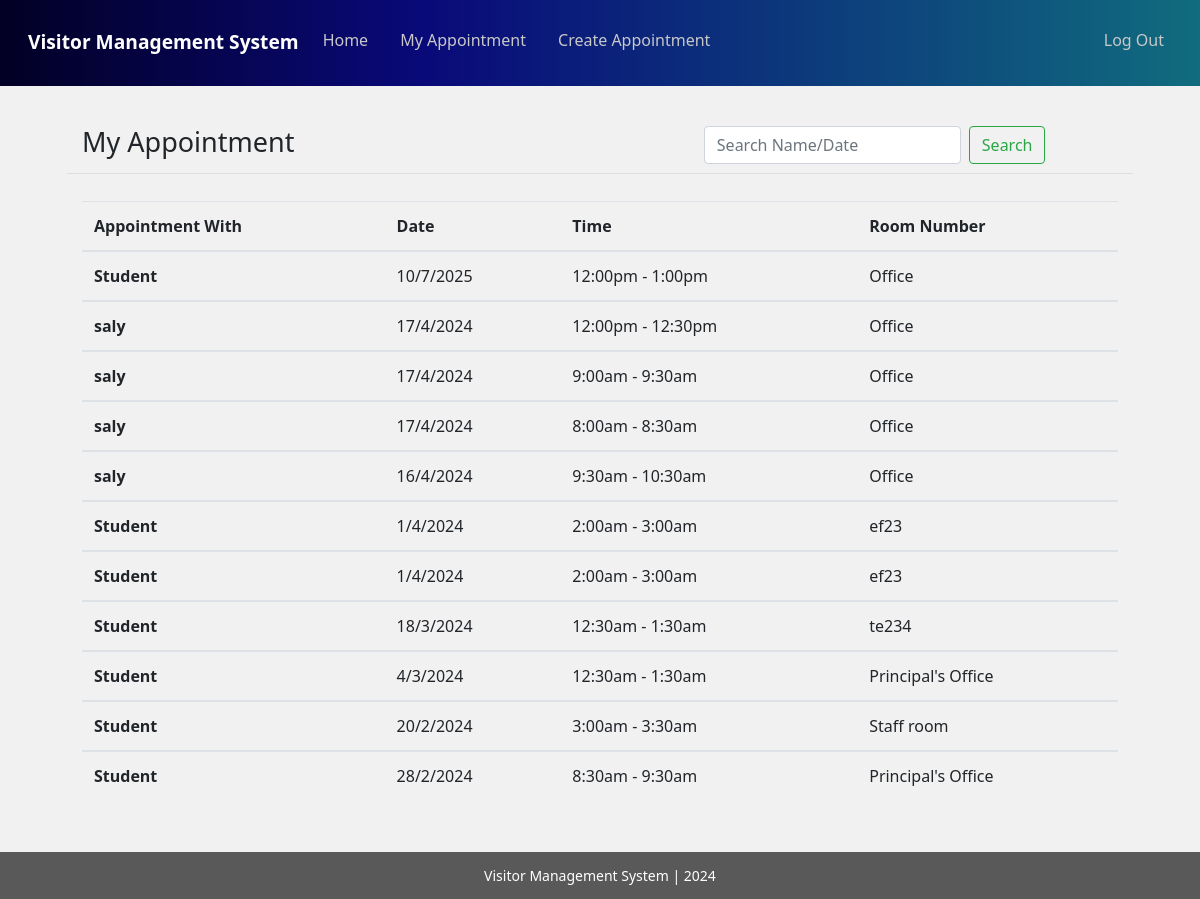
/teacher/my_appointment/ (signed in), run on an earlier commit of the app's database.
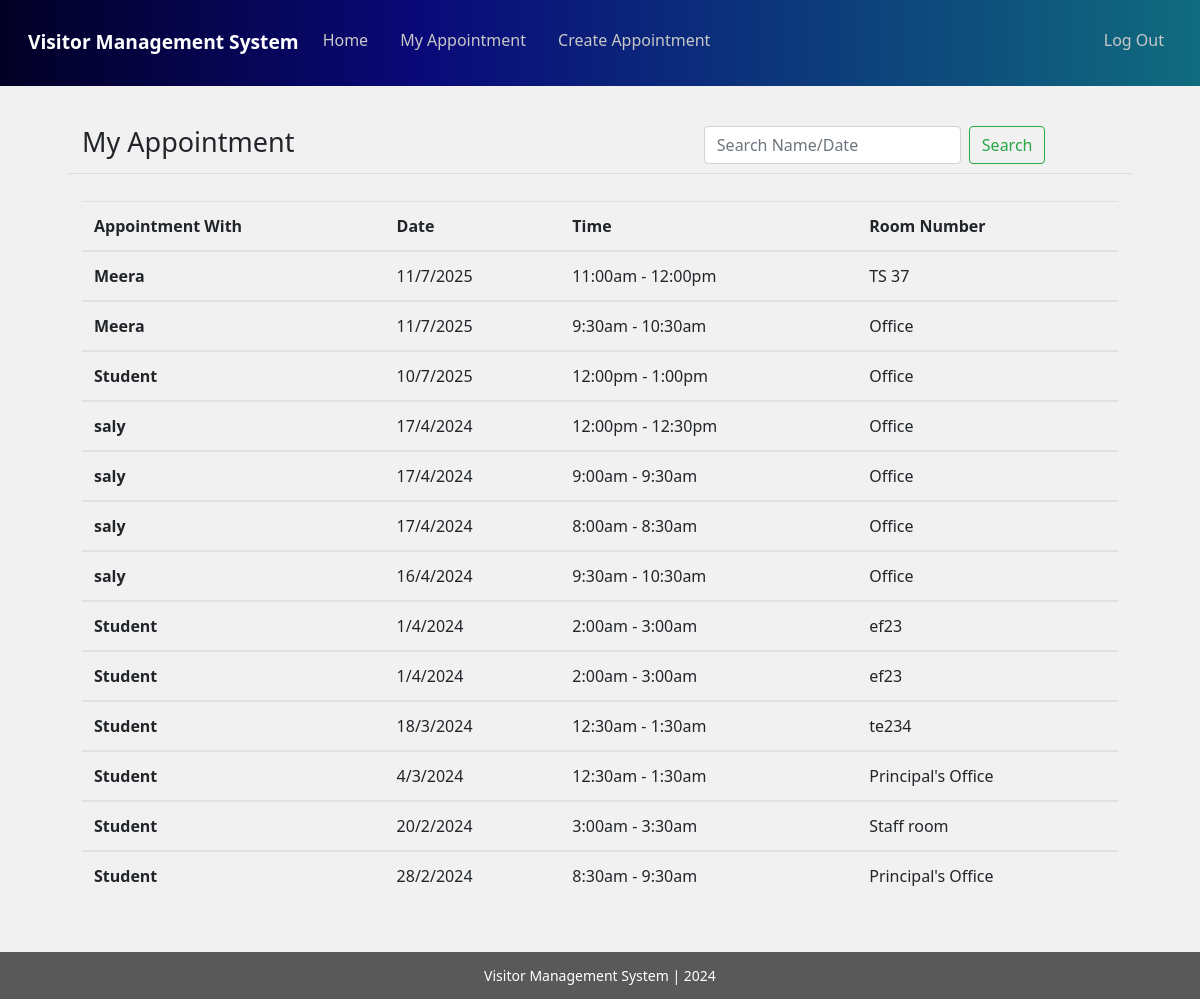
And on a later commit of the database.
### teacher/models.py (models this page shows, shortened)
class Appointment(models.Model):
	user=models.ForeignKey(settings.AUTH_USER_MODEL,blank=True, null=True,on_delete=models.DO_NOTHING)
	date=models.CharField(max_length=50)
	time_start=models.CharField(max_length=50)
	time_end=models.CharField(max_length=50)
	room_number=models.CharField(max_length=50)
	appointment_with=models.CharField(max_length=50,blank=True)
	update_time=models.DateField(auto_now=True, auto_now_add=False)
	frist_time=models.DateField(auto_now=False, auto_now_add=True)
	status=models.CharField(max_length=10, null=True)
	cancel_reason=models.TextField(blank=True)

### teacher/views.py (the view)
# urls.py: path('teacher/', include("teacher.urls")),
def teacher(request):#this section for my appointment
	group_name=Group.objects.all().filter(user = request.user)# get logget user grouped name
	group_name=str(group_name[0]) # convert to string
	if "Teacher" == group_name:
		user_name=request.user.get_username()#Getting Username
		appointment_list = Appointment.objects.all().order_by("-id").filter(user=request.user)
		q=request.GET.get("q")#search start
		if q:
			appointment_list=appointment_list.filter(appointment_with__icontains=q)
		else:
			appointment_list = appointment_list# search end
		appointments= {
		    "query": appointment_list,
		    "user_name":user_name
		}
		return render(request, 'teacher.html', appointments )
	else:
		return redirect('http://127.0.0.1:8000/')

### templates/teacher.html
{% extends 'common_teacher.html' %}
{% block common_teacher %}
   <div class="student">
           <div class="container">
          <div class="row min-height">
              <div class="col-sm-12">
                            <div class="row main_boder">
                                <div class="col-sm-7">
                                     <h3 class="appointmnet_list">My Appointment</h3>
                                </div>
                                <div class="col-sm-5">
                                      <form class="form-inline my-2 my-lg-0" method="GET" action="">
                                          <input class="form-control mr-sm-2" type="text" name="q" placeholder="Search Name/Date" placeholder="Search With Name" aria-label="Search">
                                          <button class="btn btn-outline-success my-2 my-sm-0" type="submit" value="Search">Search</button>
                                       </form>
                                </div>
                            </div>
                             <table class="table">
                                 <thead>
                                  <tr>
                                    <th scope="col">Appointment With</th>
                                    <th scope="col">Date</th>
                                    <th scope="col">Time</th>
                                    <th scope="col">Room Number</th>
                                  </tr>
                                </thead>{% for appoint in query %}
                                {% if appoint.appointment_with != '' %}
                                <tbody>
                                  <tr>
                                    <th scope="row">{{appoint.appointment_with}}</th>
                                          <td>{{appoint.date}}</td>
                                          <td>{{appoint.time_start}} - {{appoint.time_end}}</td>
                                          <td>{{appoint.room_number}}</td>
                                  </tr>{% endif %}
                                </tbody>{% endfor %}
                            </table>
              </div>
          </div>
      </div>
      </div>
      <div class="footer">
           <div class="container">
          <div class="row">
              <div class="col-sm-12">
                Visitor Management System | 2024
              </div>
          </div>
      </div>
      </div>
{% endblock common_teacher %}

### templates/common_teacher.html
{% extends 'common.html' %}
{% block body %}
   <div class="container ">
   	<div class="row studnet_nav">
   	             <div class="col-sm-8">
						     <ul class="nav nav-pills">
								<li class="nav-item">
									<p style="font-size: larger; font-weight: bold;">Visitor Management System </p>
								  </li>
								  <li class="nav-item">
								    <a class="nav-link" href='{% url "teacher_home"%}'>Home</a>
								  </li>
								  <li class="nav-item">
								    <a class="nav-link" href='{% url "teacher_appointment"%}'>My Appointment</a>
								  </li>
								  <li class="nav-item">
								    <a class="nav-link" href='{% url "teacher_appointment_list"%}'>Create Appointment</a>
								  </li>
							  </ul>
                  </div>
                 <div class="col-sm-4">
					     <ul class="nav nav-pills justify-content-end">
							  <li class="nav-item">
							    <a class="nav-link" href='{% url "logout"%}'>Log Out</a>
							  </li>
						  </ul>
	       		 </div>
	  </div>
    </div>
    {% block common_teacher %}
    {% endblock common_teacher %}
{% endblock %}

### templates/common.html (shortened to what this page needs)
{% load static %}
<!DOCTYPE html>
<html>
<head>
	<link rel="stylesheet" href="https://stackpath.bootstrapcdn.com/bootstrap/4.1.3/css/bootstrap.min.css">
    <link rel="stylesheet" href="https://use.fontawesome.com/releases/v5.3.1/css/all.css">
    <link rel="stylesheet" type="text/css" href="{% static 'css/style.css' %}">
	<link rel="stylesheet" type="text/css" href="{% static 'date/jquery.timepicker.css' %}" />
	<link rel="stylesheet" type="text/css" href="{% static 'date/bootstrap-datepicker.css' %}"/>
</head>
<body class="login">
	    {% block body %}
	    {% endblock %}
</body>
</html>

### static/css/style.css (style rules this page uses)
.container { max-width: unset; }
.login { background-image: url(image/background.jpg); background-size: cover; }
.row.studnet_nav { background: hsl(0, 0%, 16%); PADDING: 5PX; }
.row.studnet_nav { background: rgb(2,0,36); background: linear-gradient(90deg, rgba(2,0,36,1) 0%, rgba(9,9,121,1) 35%, rgba(16,108,126,1) 100%); color: white; padding-top: 20px; }
h3.appointmnet_list { padding: 19px 0px 10px 0px; font-weight: normal; font-size: 27px; }
.student .row { background: #f1f1f1; }
body { font-family: 'Segoe UI', Tahoma, Geneva, Verdana, sans-serif; }
.footer .row { background: #595959; text-align: center; font-size: 14px; color: white; padding: 13px; }
li.nav-item p { padding: 8px; }
h3.appointmnet_list { padding: 19px 0px 6px 0px; margin-bottom: 27px; font-weight: normal; font-size: 27px; }
.min-height h3.appointmnet_list { padding: 0px 0px 6px 0px; margin-bottom: 9px; font-weight: normal; font-size: 27px; }
.row.min-height { background: #f1f1f1; padding: 20px 67px 36px 67px; }
.row.main_boder { margin-bottom: 27px; border-bottom: 1px solid #00000014; }
.row.min-height { background: #f1f1f1; padding: 40px 67px 36px 67px; min-height: 591px; }
.main_boder { border-bottom: 1px solid #00000014; }
.nav-link { color: rgb(200, 200, 200); }

What changed in the data, as far as the page shows it:
added Appointment: appointment_with "Meera", date "11/7/2025", time_start "11:00am", time_end "12:00pm", room_number "TS 37"
added Appointment: appointment_with "Meera", date "11/7/2025", time_start "9:30am", time_end "10:30am", room_number "Office"
